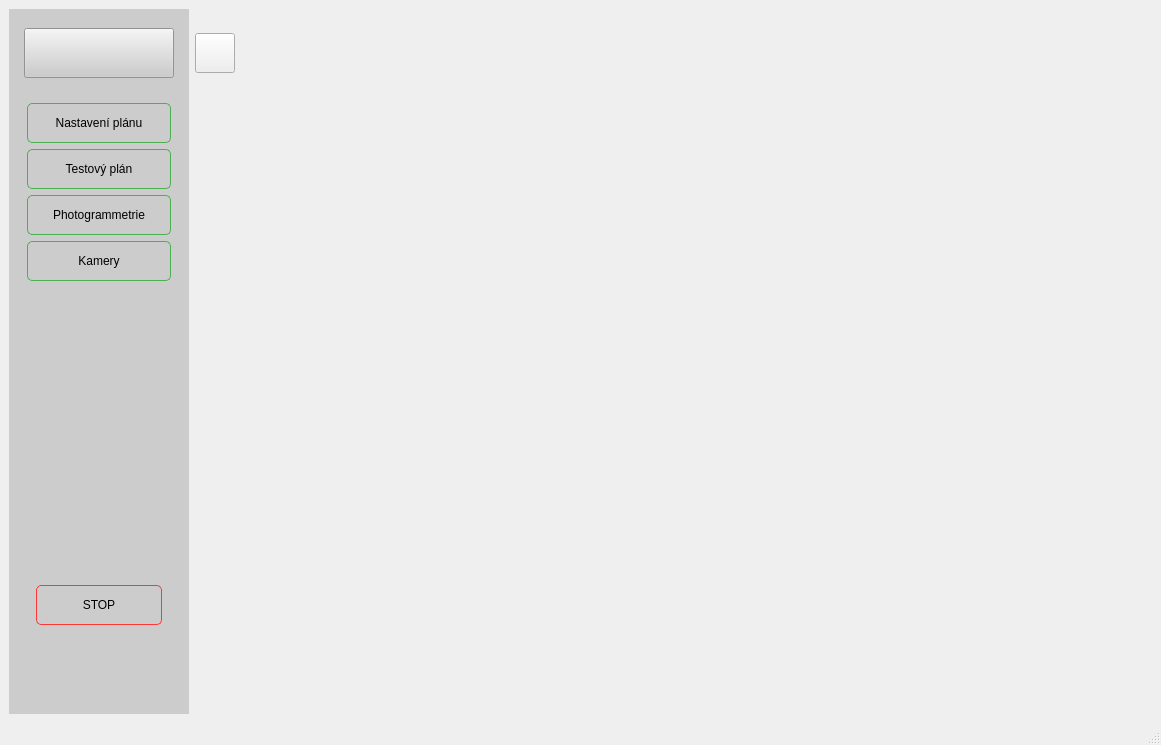
<?xml version="1.0" encoding="UTF-8"?>
<ui version="4.0">
 <class>MainWindow</class>
 <widget class="QMainWindow" name="MainWindow">
  <property name="geometry">
   <rect>
    <x>0</x>
    <y>0</y>
    <width>1161</width>
    <height>745</height>
   </rect>
  </property>
  <property name="windowTitle">
   <string>MainWindow</string>
  </property>
  <property name="styleSheet">
   <string notr="true"/>
  </property>
  <widget class="QWidget" name="centralwidget">
   <property name="styleSheet">
    <string notr="true">QWidget{
background-color: rgb(250, 250, 250);
border-radius: 3px;
font: 11pt \&quot;Yu Gothic UI\&quot;;
}

QLineEdit {
	border: 1px solid rgb(180, 180, 180);
	border-radius: 5px;
	
}
QLineEdit:focus {
    border: 1px solid #4CAF50;
}
QPushButton {
    border-radius: 5px;
    border: 1px solid #4CAF50;
}

QPushButton:hover {
    background-color: rgb(230, 230, 230);
}

QPushButton:pressed {
    background-color: #729D1F;
}

#widget_2000{
	border: 1px solid #ccc;
}
        
QScrollBar::sub-line:vertical
{
    border-image: url(:/images/up_arrow_disabled.png);
}
        
QScrollBar::add-line:vertical
{
     border-image: url(:/images/down_arrow_disabled.png);
}</string>
   </property>
   <layout class="QHBoxLayout" name="horizontalLayout">
    <item>
     <widget class="QWidget" name="widget" native="true">
      <property name="minimumSize">
       <size>
        <width>0</width>
        <height>0</height>
       </size>
      </property>
      <property name="maximumSize">
       <size>
        <width>180</width>
        <height>16777215</height>
       </size>
      </property>
      <property name="styleSheet">
       <string notr="true">QWidget{
	background-color: #ccc;
}
</string>
      </property>
      <layout class="QVBoxLayout" name="verticalLayout">
       <item>
        <widget class="QWidget" name="widget_3" native="true">
         <property name="maximumSize">
          <size>
           <width>16777215</width>
           <height>70</height>
          </size>
         </property>
         <layout class="QVBoxLayout" name="verticalLayout_2">
          <property name="leftMargin">
           <number>6</number>
          </property>
          <property name="topMargin">
           <number>6</number>
          </property>
          <property name="rightMargin">
           <number>6</number>
          </property>
          <property name="bottomMargin">
           <number>6</number>
          </property>
          <item>
           <widget class="QPushButton" name="logo_4j_btn">
            <property name="minimumSize">
             <size>
              <width>150</width>
              <height>50</height>
             </size>
            </property>
            <property name="maximumSize">
             <size>
              <width>150</width>
              <height>50</height>
             </size>
            </property>
            <property name="text">
             <string/>
            </property>
            <property name="iconSize">
             <size>
              <width>150</width>
              <height>50</height>
             </size>
            </property>
           </widget>
          </item>
         </layout>
        </widget>
       </item>
       <item>
        <widget class="QWidget" name="widget_4" native="true">
         <property name="styleSheet">
          <string notr="true">QPushButton {
    border-radius: 5px;
    border: 1px solid #4CAF50;
}

QPushButton:hover {
    background-color: rgb(230, 230, 230);
}

QPushButton:pressed {
    background-color: #729D1F;
}</string>
         </property>
         <layout class="QVBoxLayout" name="verticalLayout_3">
          <item>
           <widget class="QPushButton" name="settings_pg_btn">
            <property name="minimumSize">
             <size>
              <width>0</width>
              <height>0</height>
             </size>
            </property>
            <property name="maximumSize">
             <size>
              <width>16777215</width>
              <height>40</height>
             </size>
            </property>
            <property name="text">
             <string>Nastavení plánu</string>
            </property>
           </widget>
          </item>
          <item>
           <widget class="QPushButton" name="process_pg_btn">
            <property name="maximumSize">
             <size>
              <width>16777215</width>
              <height>40</height>
             </size>
            </property>
            <property name="text">
             <string>Testový plán</string>
            </property>
           </widget>
          </item>
          <item>
           <widget class="QPushButton" name="photo_pg_btn">
            <property name="maximumSize">
             <size>
              <width>16777215</width>
              <height>40</height>
             </size>
            </property>
            <property name="text">
             <string>Photogrammetrie</string>
            </property>
           </widget>
          </item>
          <item>
           <widget class="QPushButton" name="cam_page_btn">
            <property name="maximumSize">
             <size>
              <width>16777215</width>
              <height>40</height>
             </size>
            </property>
            <property name="text">
             <string>Kamery</string>
            </property>
           </widget>
          </item>
         </layout>
        </widget>
       </item>
       <item>
        <widget class="QWidget" name="widget_1" native="true">
         <property name="enabled">
          <bool>true</bool>
         </property>
         <property name="maximumSize">
          <size>
           <width>16777215</width>
           <height>16777215</height>
          </size>
         </property>
         <property name="styleSheet">
          <string notr="true">QPushButton {
    border-radius: 5px;
    border: 1px solid #FF3636;
}

QPushButton:hover {
    background-color: rgb(230, 230, 230);
}

QPushButton:pressed {
    background-color: #FF2626;
}</string>
         </property>
         <layout class="QHBoxLayout" name="horizontalLayout_143"/>
        </widget>
       </item>
       <item>
        <widget class="QWidget" name="widget_2" native="true">
         <layout class="QVBoxLayout" name="verticalLayout_5">
          <item>
           <widget class="QWidget" name="widget_5" native="true">
            <property name="maximumSize">
             <size>
              <width>16777215</width>
              <height>60</height>
             </size>
            </property>
            <property name="styleSheet">
             <string notr="true">QPushButton {
    border-radius: 5px;
    border: 1px solid #FF3636;
}

QPushButton:hover {
    background-color: rgb(230, 230, 230);
}

QPushButton:pressed {
    background-color: #FF2626;
}</string>
            </property>
            <layout class="QVBoxLayout" name="verticalLayout_6">
             <item>
              <widget class="QPushButton" name="stop_btn">
               <property name="maximumSize">
                <size>
                 <width>1000</width>
                 <height>40</height>
                </size>
               </property>
               <property name="text">
                <string>STOP</string>
               </property>
              </widget>
             </item>
            </layout>
           </widget>
          </item>
         </layout>
        </widget>
       </item>
      </layout>
     </widget>
    </item>
    <item>
     <widget class="QWidget" name="expand_wgt" native="true">
      <property name="minimumSize">
       <size>
        <width>40</width>
        <height>0</height>
       </size>
      </property>
      <property name="maximumSize">
       <size>
        <width>40</width>
        <height>16777215</height>
       </size>
      </property>
      <layout class="QVBoxLayout" name="verticalLayout_17">
       <property name="leftMargin">
        <number>0</number>
       </property>
       <property name="topMargin">
        <number>24</number>
       </property>
       <property name="rightMargin">
        <number>0</number>
       </property>
       <property name="bottomMargin">
        <number>0</number>
       </property>
       <item>
        <widget class="QPushButton" name="expand_menu_btn">
         <property name="maximumSize">
          <size>
           <width>40</width>
           <height>40</height>
          </size>
         </property>
         <property name="text">
          <string/>
         </property>
         <property name="iconSize">
          <size>
           <width>40</width>
           <height>40</height>
          </size>
         </property>
        </widget>
       </item>
       <item>
        <widget class="QWidget" name="widget_17" native="true"/>
       </item>
      </layout>
     </widget>
    </item>
    <item>
     <widget class="QWidget" name="widget_2000" native="true">
      <layout class="QVBoxLayout" name="verticalLayout_4">
       <item>
        <widget class="QStackedWidget" name="stackedWidget">
         <property name="enabled">
          <bool>true</bool>
         </property>
         <property name="currentIndex">
          <number>-1</number>
         </property>
        </widget>
       </item>
      </layout>
     </widget>
    </item>
   </layout>
  </widget>
  <widget class="QMenuBar" name="menubar">
   <property name="geometry">
    <rect>
     <x>0</x>
     <y>0</y>
     <width>1161</width>
     <height>22</height>
    </rect>
   </property>
  </widget>
  <widget class="QStatusBar" name="statusbar"/>
 </widget>
 <resources/>
 <connections/>
</ui>
